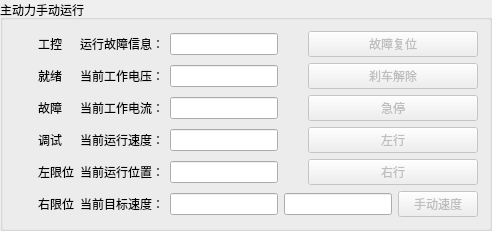
            <widget class="QGroupBox" name="groupBox_37">
             <property name="title">
              <string>主动力手动运行</string>
             </property>
             <layout class="QGridLayout" name="gridLayout_37">
              <item row="2" column="2">
               <layout class="QHBoxLayout" name="horizontalLayout_234">
                <item>
                 <widget class="c_Fr_Light" name="DiscreteInputs_46" native="true">
                  <property name="sizePolicy">
                   <sizepolicy hsizetype="Maximum" vsizetype="Maximum">
                    <horstretch>0</horstretch>
                    <verstretch>0</verstretch>
                   </sizepolicy>
                  </property>
                  <layout class="QGridLayout" name="gridLayout_250"/>
                 </widget>
                </item>
                <item>
                 <widget class="QPushButton" name="Coils_46">
                  <property name="enabled">
                   <bool>false</bool>
                  </property>
                  <property name="sizePolicy">
                   <sizepolicy hsizetype="Preferred" vsizetype="Fixed">
                    <horstretch>0</horstretch>
                    <verstretch>0</verstretch>
                   </sizepolicy>
                  </property>
                  <property name="text">
                   <string>急停</string>
                  </property>
                 </widget>
                </item>
               </layout>
              </item>
              <item row="4" column="0">
               <layout class="QHBoxLayout" name="horizontalLayout_45">
                <item>
                 <widget class="c_Fr_Light" name="DiscreteInputs_129" native="true">
                  <property name="sizePolicy">
                   <sizepolicy hsizetype="Maximum" vsizetype="Maximum">
                    <horstretch>0</horstretch>
                    <verstretch>0</verstretch>
                   </sizepolicy>
                  </property>
                  <layout class="QGridLayout" name="gridLayout_88"/>
                 </widget>
                </item>
                <item>
                 <widget class="QLabel" name="label_262">
                  <property name="sizePolicy">
                   <sizepolicy hsizetype="Preferred" vsizetype="Fixed">
                    <horstretch>0</horstretch>
                    <verstretch>0</verstretch>
                   </sizepolicy>
                  </property>
                  <property name="text">
                   <string>左限位</string>
                  </property>
                 </widget>
                </item>
               </layout>
              </item>
              <item row="1" column="1">
               <layout class="QHBoxLayout" name="horizontalLayout_146">
                <item>
                 <widget class="QLabel" name="label_32">
                  <property name="text">
                   <string>当前工作电压：</string>
                  </property>
                 </widget>
                </item>
                <item>
                 <widget class="QLineEdit" name="InputRegisters_56">
                  <property name="sizePolicy">
                   <sizepolicy hsizetype="Preferred" vsizetype="Fixed">
                    <horstretch>0</horstretch>
                    <verstretch>0</verstretch>
                   </sizepolicy>
                  </property>
                  <property name="readOnly">
                   <bool>true</bool>
                  </property>
                 </widget>
                </item>
               </layout>
              </item>
              <item row="4" column="2">
               <layout class="QHBoxLayout" name="horizontalLayout_196">
                <item>
                 <widget class="c_Fr_Light" name="DiscreteInputs_68" native="true">
                  <property name="sizePolicy">
                   <sizepolicy hsizetype="Maximum" vsizetype="Maximum">
                    <horstretch>0</horstretch>
                    <verstretch>0</verstretch>
                   </sizepolicy>
                  </property>
                  <layout class="QGridLayout" name="gridLayout_227"/>
                 </widget>
                </item>
                <item>
                 <widget class="QPushButton" name="Coils_68">
                  <property name="enabled">
                   <bool>false</bool>
                  </property>
                  <property name="sizePolicy">
                   <sizepolicy hsizetype="Preferred" vsizetype="Fixed">
                    <horstretch>0</horstretch>
                    <verstretch>0</verstretch>
                   </sizepolicy>
                  </property>
                  <property name="text">
                   <string>右行</string>
                  </property>
                 </widget>
                </item>
               </layout>
              </item>
              <item row="5" column="1">
               <layout class="QHBoxLayout" name="horizontalLayout_124">
                <item>
                 <widget class="QLabel" name="label_31">
                  <property name="text">
                   <string>当前目标速度：</string>
                  </property>
                 </widget>
                </item>
                <item>
                 <widget class="QLineEdit" name="InputRegisters_0">
                  <property name="sizePolicy">
                   <sizepolicy hsizetype="Preferred" vsizetype="Fixed">
                    <horstretch>0</horstretch>
                    <verstretch>0</verstretch>
                   </sizepolicy>
                  </property>
                  <property name="readOnly">
                   <bool>true</bool>
                  </property>
                 </widget>
                </item>
               </layout>
              </item>
              <item row="2" column="1">
               <layout class="QHBoxLayout" name="horizontalLayout_149">
                <item>
                 <widget class="QLabel" name="label_33">
                  <property name="text">
                   <string>当前工作电流：</string>
                  </property>
                 </widget>
                </item>
                <item>
                 <widget class="QLineEdit" name="InputRegisters_54">
                  <property name="sizePolicy">
                   <sizepolicy hsizetype="Preferred" vsizetype="Fixed">
                    <horstretch>0</horstretch>
                    <verstretch>0</verstretch>
                   </sizepolicy>
                  </property>
                  <property name="readOnly">
                   <bool>true</bool>
                  </property>
                 </widget>
                </item>
               </layout>
              </item>
              <item row="5" column="0">
               <layout class="QHBoxLayout" name="horizontalLayout_62">
                <item>
                 <widget class="c_Fr_Light" name="DiscreteInputs_131" native="true">
                  <property name="sizePolicy">
                   <sizepolicy hsizetype="Maximum" vsizetype="Maximum">
                    <horstretch>0</horstretch>
                    <verstretch>0</verstretch>
                   </sizepolicy>
                  </property>
                  <layout class="QGridLayout" name="gridLayout_97"/>
                 </widget>
                </item>
                <item>
                 <widget class="QLabel" name="label_276">
                  <property name="sizePolicy">
                   <sizepolicy hsizetype="Preferred" vsizetype="Fixed">
                    <horstretch>0</horstretch>
                    <verstretch>0</verstretch>
                   </sizepolicy>
                  </property>
                  <property name="text">
                   <string>右限位</string>
                  </property>
                 </widget>
                </item>
               </layout>
              </item>
              <item row="0" column="0">
               <layout class="QHBoxLayout" name="horizontalLayout_461">
                <item>
                 <widget class="c_Fr_Light" name="DiscreteInputs_212" native="true">
                  <property name="sizePolicy">
                   <sizepolicy hsizetype="Maximum" vsizetype="Maximum">
                    <horstretch>0</horstretch>
                    <verstretch>0</verstretch>
                   </sizepolicy>
                  </property>
                  <layout class="QGridLayout" name="gridLayout_126"/>
                 </widget>
                </item>
                <item>
                 <widget class="QLabel" name="label_306">
                  <property name="sizePolicy">
                   <sizepolicy hsizetype="Preferred" vsizetype="Fixed">
                    <horstretch>0</horstretch>
                    <verstretch>0</verstretch>
                   </sizepolicy>
                  </property>
                  <property name="text">
                   <string>工控</string>
                  </property>
                 </widget>
                </item>
               </layout>
              </item>
              <item row="3" column="2">
               <layout class="QHBoxLayout" name="horizontalLayout_195">
                <item>
                 <widget class="c_Fr_Light" name="DiscreteInputs_67" native="true">
                  <property name="sizePolicy">
                   <sizepolicy hsizetype="Maximum" vsizetype="Maximum">
                    <horstretch>0</horstretch>
                    <verstretch>0</verstretch>
                   </sizepolicy>
                  </property>
                  <layout class="QGridLayout" name="gridLayout_226"/>
                 </widget>
                </item>
                <item>
                 <widget class="QPushButton" name="Coils_67">
                  <property name="enabled">
                   <bool>false</bool>
                  </property>
                  <property name="sizePolicy">
                   <sizepolicy hsizetype="Preferred" vsizetype="Fixed">
                    <horstretch>0</horstretch>
                    <verstretch>0</verstretch>
                   </sizepolicy>
                  </property>
                  <property name="text">
                   <string>左行</string>
                  </property>
                 </widget>
                </item>
               </layout>
              </item>
              <item row="5" column="2">
               <layout class="QHBoxLayout" name="horizontalLayout_91">
                <item>
                 <widget class="QLineEdit" name="HoldingRegisters_0">
                  <property name="sizePolicy">
                   <sizepolicy hsizetype="Preferred" vsizetype="Fixed">
                    <horstretch>0</horstretch>
                    <verstretch>0</verstretch>
                   </sizepolicy>
                  </property>
                  <property name="text">
                   <string/>
                  </property>
                 </widget>
                </item>
                <item>
                 <widget class="QPushButton" name="Set_HoldingRegisters_0">
                  <property name="enabled">
                   <bool>false</bool>
                  </property>
                  <property name="text">
                   <string>手动速度</string>
                  </property>
                 </widget>
                </item>
               </layout>
              </item>
              <item row="0" column="1">
               <layout class="QHBoxLayout" name="horizontalLayout_21">
                <item>
                 <widget class="QLabel" name="label_6">
                  <property name="text">
                   <string>运行故障信息：</string>
                  </property>
                 </widget>
                </item>
                <item>
                 <widget class="QLineEdit" name="InputRegisters_82">
                  <property name="sizePolicy">
                   <sizepolicy hsizetype="Preferred" vsizetype="Fixed">
                    <horstretch>0</horstretch>
                    <verstretch>0</verstretch>
                   </sizepolicy>
                  </property>
                  <property name="readOnly">
                   <bool>true</bool>
                  </property>
                 </widget>
                </item>
               </layout>
              </item>
              <item row="0" column="2">
               <layout class="QHBoxLayout" name="horizontalLayout_197">
                <item>
                 <widget class="c_Fr_Light" name="DiscreteInputs_42" native="true">
                  <property name="sizePolicy">
                   <sizepolicy hsizetype="Maximum" vsizetype="Maximum">
                    <horstretch>0</horstretch>
                    <verstretch>0</verstretch>
                   </sizepolicy>
                  </property>
                  <layout class="QGridLayout" name="gridLayout_228"/>
                 </widget>
                </item>
                <item>
                 <widget class="QPushButton" name="Coils_42">
                  <property name="enabled">
                   <bool>false</bool>
                  </property>
                  <property name="sizePolicy">
                   <sizepolicy hsizetype="Preferred" vsizetype="Fixed">
                    <horstretch>0</horstretch>
                    <verstretch>0</verstretch>
                   </sizepolicy>
                  </property>
                  <property name="text">
                   <string>故障复位</string>
                  </property>
                 </widget>
                </item>
               </layout>
              </item>
              <item row="1" column="0">
               <layout class="QHBoxLayout" name="horizontalLayout_145">
                <item>
                 <widget class="c_Fr_Light" name="DiscreteInputs_213" native="true">
                  <property name="sizePolicy">
                   <sizepolicy hsizetype="Maximum" vsizetype="Maximum">
                    <horstretch>0</horstretch>
                    <verstretch>0</verstretch>
                   </sizepolicy>
                  </property>
                  <layout class="QGridLayout" name="gridLayout_125"/>
                 </widget>
                </item>
                <item>
                 <widget class="QLabel" name="label_304">
                  <property name="sizePolicy">
                   <sizepolicy hsizetype="Preferred" vsizetype="Fixed">
                    <horstretch>0</horstretch>
                    <verstretch>0</verstretch>
                   </sizepolicy>
                  </property>
                  <property name="text">
                   <string>就绪</string>
                  </property>
                 </widget>
                </item>
               </layout>
              </item>
              <item row="1" column="2">
               <layout class="QHBoxLayout" name="horizontalLayout_198">
                <item>
                 <widget class="c_Fr_Light" name="DiscreteInputs_53" native="true">
                  <property name="sizePolicy">
                   <sizepolicy hsizetype="Maximum" vsizetype="Maximum">
                    <horstretch>0</horstretch>
                    <verstretch>0</verstretch>
                   </sizepolicy>
                  </property>
                  <layout class="QGridLayout" name="gridLayout_229"/>
                 </widget>
                </item>
                <item>
                 <widget class="QPushButton" name="Coils_53">
                  <property name="enabled">
                   <bool>false</bool>
                  </property>
                  <property name="sizePolicy">
                   <sizepolicy hsizetype="Preferred" vsizetype="Fixed">
                    <horstretch>0</horstretch>
                    <verstretch>0</verstretch>
                   </sizepolicy>
                  </property>
                  <property name="text">
                   <string>刹车解除</string>
                  </property>
                 </widget>
                </item>
               </layout>
              </item>
              <item row="2" column="0">
               <layout class="QHBoxLayout" name="horizontalLayout_242">
                <item>
                 <widget class="c_Fr_Light" name="DiscreteInputs_194" native="true">
                  <property name="sizePolicy">
                   <sizepolicy hsizetype="Maximum" vsizetype="Maximum">
                    <horstretch>0</horstretch>
                    <verstretch>0</verstretch>
                   </sizepolicy>
                  </property>
                  <layout class="QGridLayout" name="gridLayout_204"/>
                 </widget>
                </item>
                <item>
                 <widget class="QLabel" name="label_378">
                  <property name="sizePolicy">
                   <sizepolicy hsizetype="Preferred" vsizetype="Fixed">
                    <horstretch>0</horstretch>
                    <verstretch>0</verstretch>
                   </sizepolicy>
                  </property>
                  <property name="text">
                   <string>故障</string>
                  </property>
                 </widget>
                </item>
               </layout>
              </item>
              <item row="4" column="1">
               <layout class="QHBoxLayout" name="horizontalLayout_122">
                <item>
                 <widget class="QLabel" name="label_30">
                  <property name="text">
                   <string>当前运行位置：</string>
                  </property>
                 </widget>
                </item>
                <item>
                 <widget class="QLineEdit" name="InputRegisters_50">
                  <property name="sizePolicy">
                   <sizepolicy hsizetype="Preferred" vsizetype="Fixed">
                    <horstretch>0</horstretch>
                    <verstretch>0</verstretch>
                   </sizepolicy>
                  </property>
                  <property name="text">
                   <string/>
                  </property>
                  <property name="readOnly">
                   <bool>true</bool>
                  </property>
                 </widget>
                </item>
               </layout>
              </item>
              <item row="3" column="1">
               <layout class="QHBoxLayout" name="horizontalLayout_104">
                <item>
                 <widget class="QLabel" name="label_29">
                  <property name="text">
                   <string>当前运行速度：</string>
                  </property>
                 </widget>
                </item>
                <item>
                 <widget class="QLineEdit" name="InputRegisters_52">
                  <property name="sizePolicy">
                   <sizepolicy hsizetype="Preferred" vsizetype="Fixed">
                    <horstretch>0</horstretch>
                    <verstretch>0</verstretch>
                   </sizepolicy>
                  </property>
                  <property name="text">
                   <string/>
                  </property>
                  <property name="readOnly">
                   <bool>true</bool>
                  </property>
                 </widget>
                </item>
               </layout>
              </item>
              <item row="3" column="0">
               <layout class="QHBoxLayout" name="horizontalLayout_501">
                <item>
                 <widget class="c_Fr_Light" name="DiscreteInputs_238" native="true">
                  <property name="sizePolicy">
                   <sizepolicy hsizetype="Maximum" vsizetype="Maximum">
                    <horstretch>0</horstretch>
                    <verstretch>0</verstretch>
                   </sizepolicy>
                  </property>
                  <layout class="QGridLayout" name="gridLayout_234"/>
                 </widget>
                </item>
                <item>
                 <widget class="QLabel" name="label_379">
                  <property name="sizePolicy">
                   <sizepolicy hsizetype="Preferred" vsizetype="Fixed">
                    <horstretch>0</horstretch>
                    <verstretch>0</verstretch>
                   </sizepolicy>
                  </property>
                  <property name="text">
                   <string>调试</string>
                  </property>
                 </widget>
                </item>
               </layout>
              </item>
             </layout>
            </widget>
